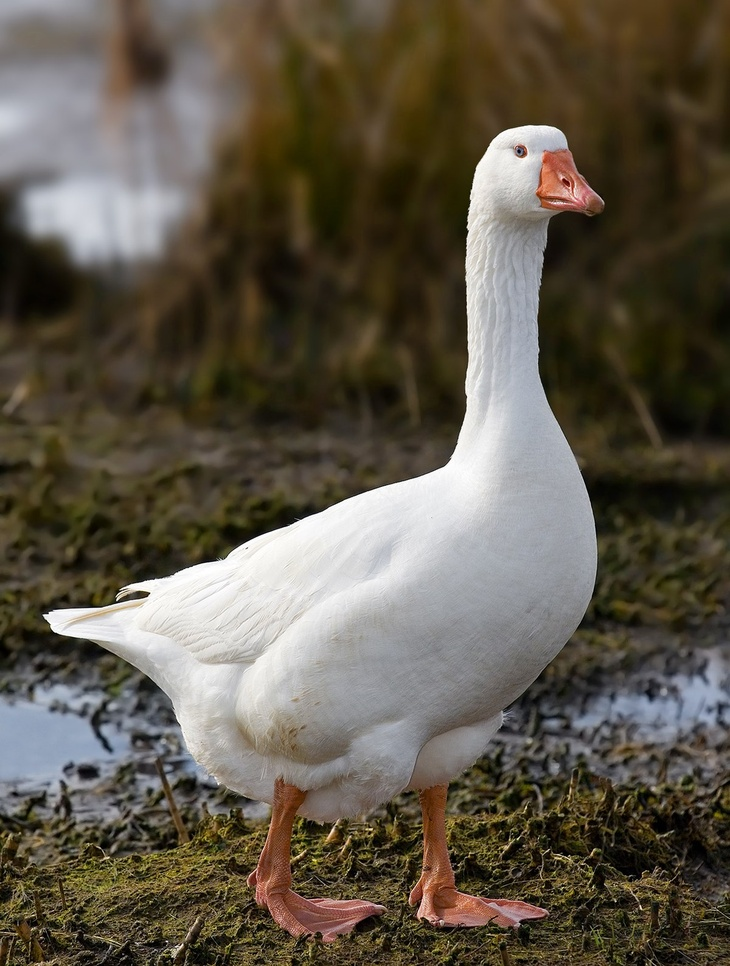
#> input picture Domestic_Goose.jpeg, 730 x 966 px, shrunk from 1200 x 1587 before the run
$ python FunkyFilter.py
#> lines starting #> are read from the running program, lines starting #| are printed output that depends on the picture
#!/usr/bin/env python
# coding: utf-8

# In[47]:


from matplotlib.image import imread
import matplotlib.pyplot as plt
import matplotlib.cm as cm
import numpy as np

file_path = input("Enter Filepath: ")
#> the answer given: Domestic_Goose.jpeg
input_image = imread(file_path)
#> input_image is the input picture: shape (966, 730, 3); mean R, G, B 94.9, 87.5, 73.8
#initialize new image
new_image = np.zeros((input_image.shape), dtype = np.uint8)

#print(input_image.shape)


# In[48]:


#separate into RGB channels
r,g,b = input_image[:,:,0], input_image[:,:,1], input_image[:,:,2]
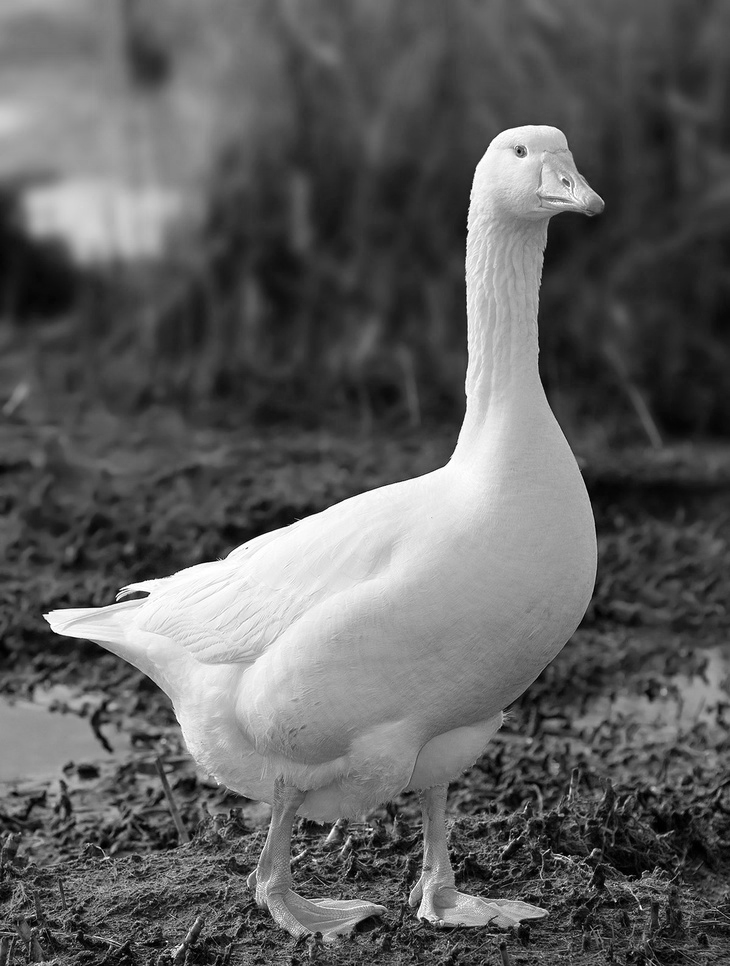
#> r: shape (966, 730); min 0, max 255, mean 94.9
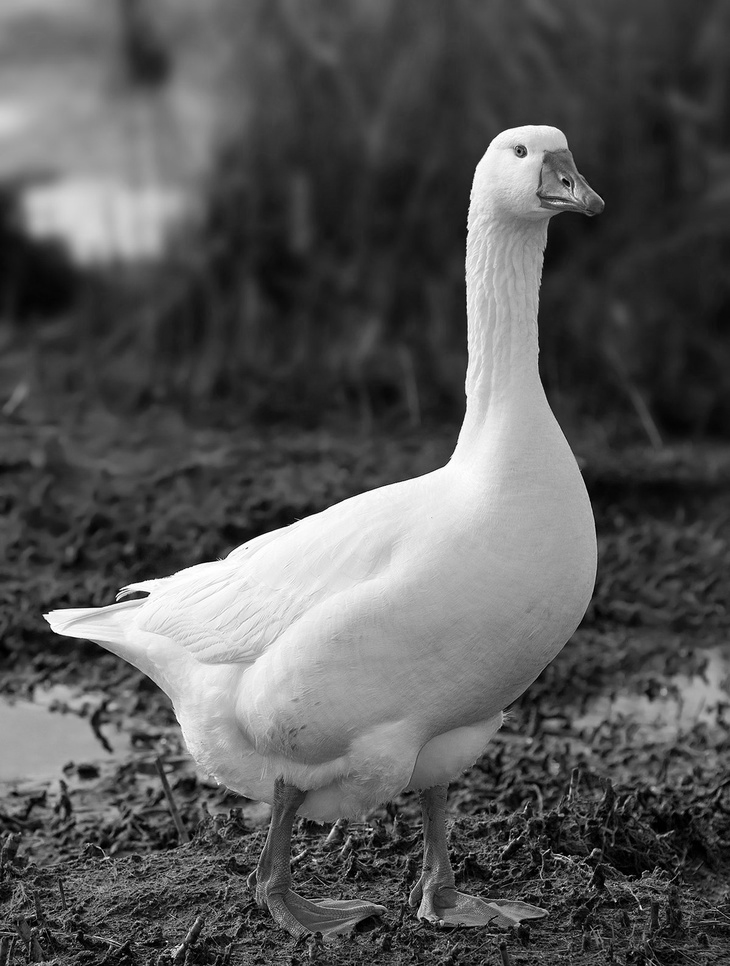
#> g: shape (966, 730); min 0, max 255, mean 87.5
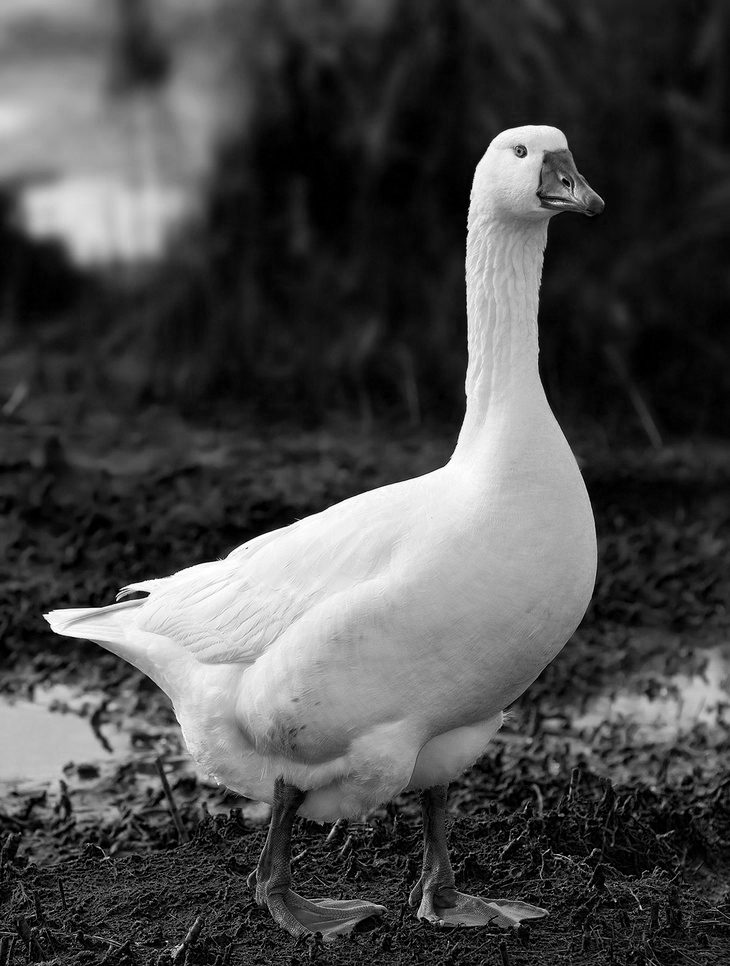
#> b: shape (966, 730); min 0, max 255, mean 73.8
#increase the red values
r_new = (r**4.55)
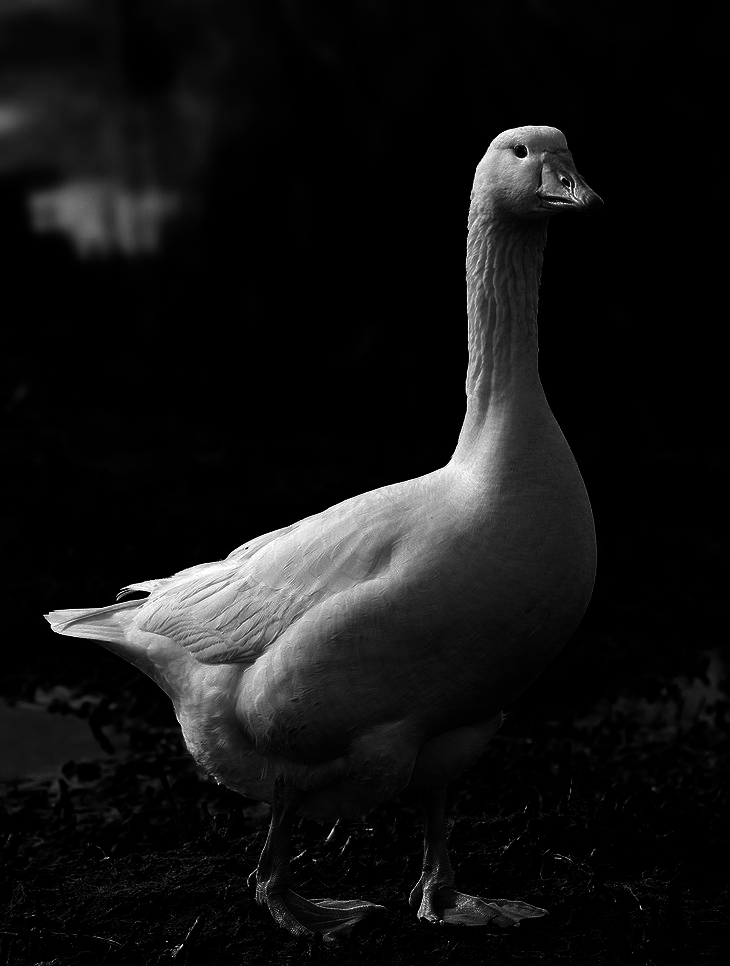
#> r_new: shape (966, 730) float64; min 0, max 8.91e+10, mean 6.88e+09; drawn with min black and max white
max_value = np.max(r_new)
#> max_value = 8.91e+10
r_new = (r_new/max_value)*255
max_value = np.max(r_new)
#> max_value = 255


g_new = (g**0.83)

b_new = b/19

new_image[:, :, 0] = r_new
new_image[:, :, 1] = g_new
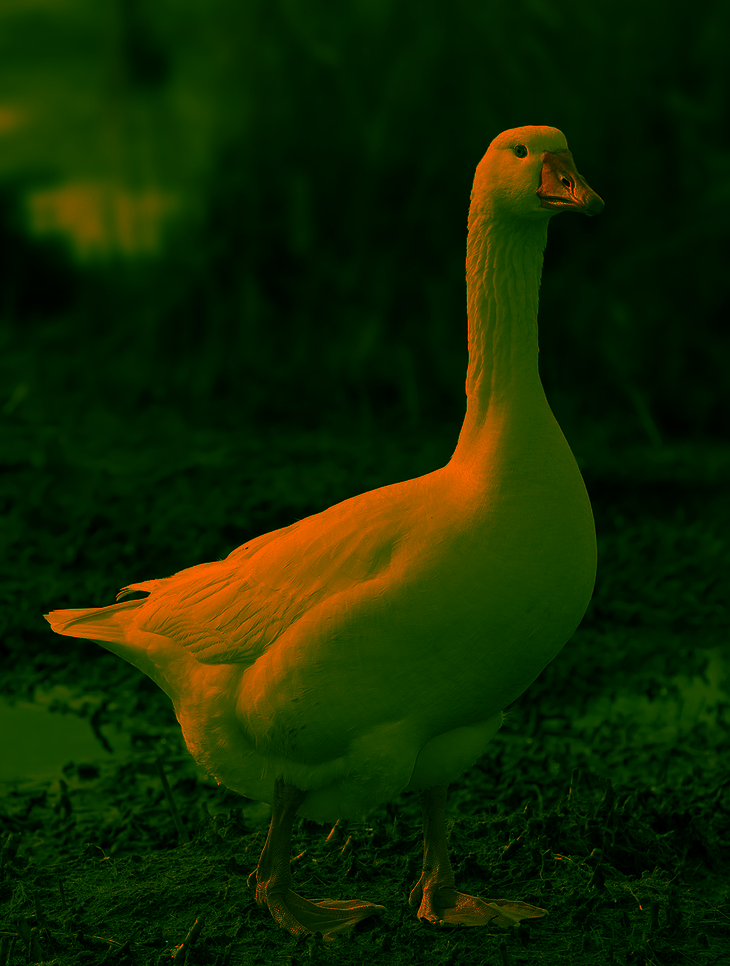
#> new_image: shape (966, 730, 3); mean of channels 0, 1, 2 19.3, 39, 0; drawn as R, G, B
new_image[:, :, 2] = b
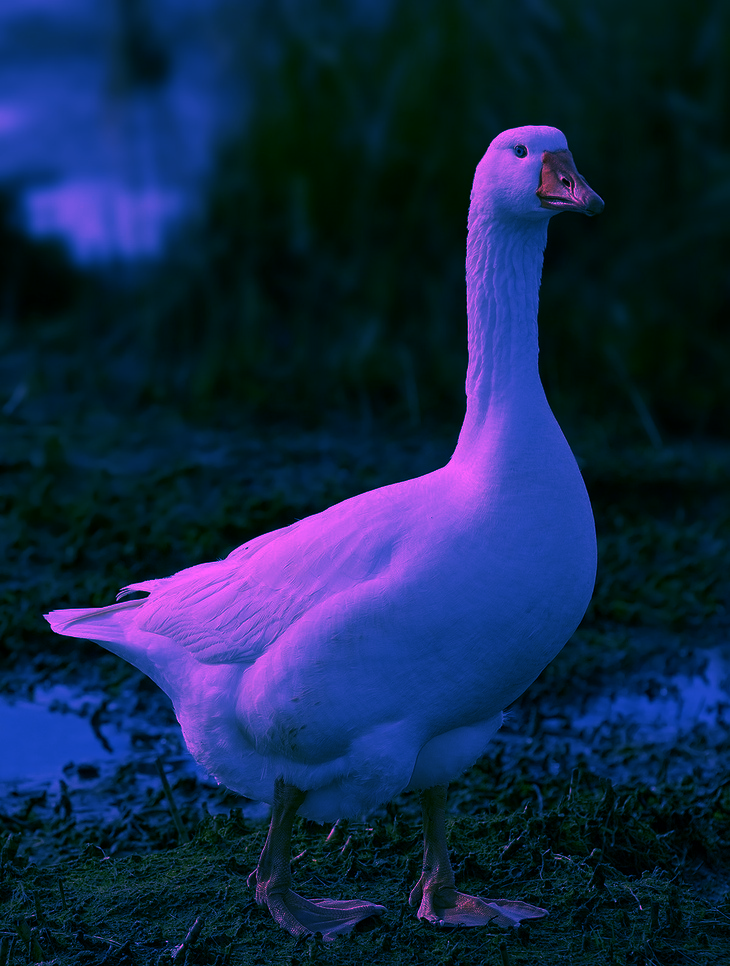
#> new_image: shape (966, 730, 3); mean of channels 0, 1, 2 19.3, 39, 73.8; drawn as R, G, B
fig = plt.figure(1)
img1, img2 = fig.add_subplot(121), fig.add_subplot(122)
img1.imshow(input_image)
img2.imshow(new_image)
fig.show()
plt.show()


# In[ ]:


# In[ ]:


# In[ ]:

$ run again, on Goldfish.png
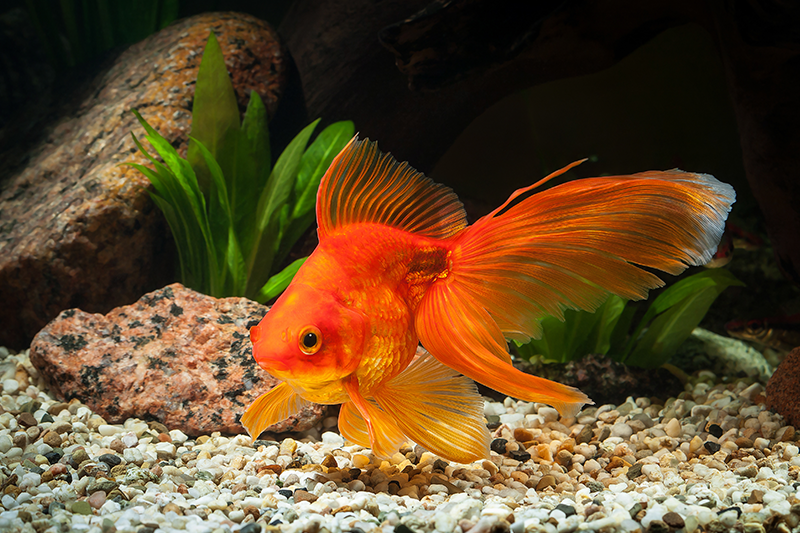
#> input picture Goldfish.png, 800 x 533 px
#> input_image is the input picture: shape (533, 800, 3) float32; mean R, G, B 0.393, 0.294, 0.17
#> `r_new = (r**4.55)`:
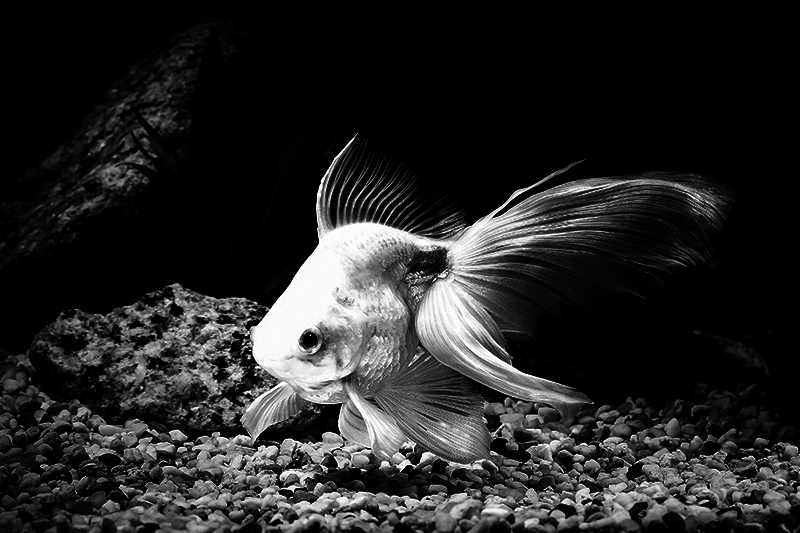
#> r_new: shape (533, 800) float32; min 0, max 1, mean 0.151
#> `max_value = np.max(r_new)`: max_value = 1
#> `max_value = np.max(r_new)`: max_value = 255
#> `new_image[:, :, 0] = r_new`:
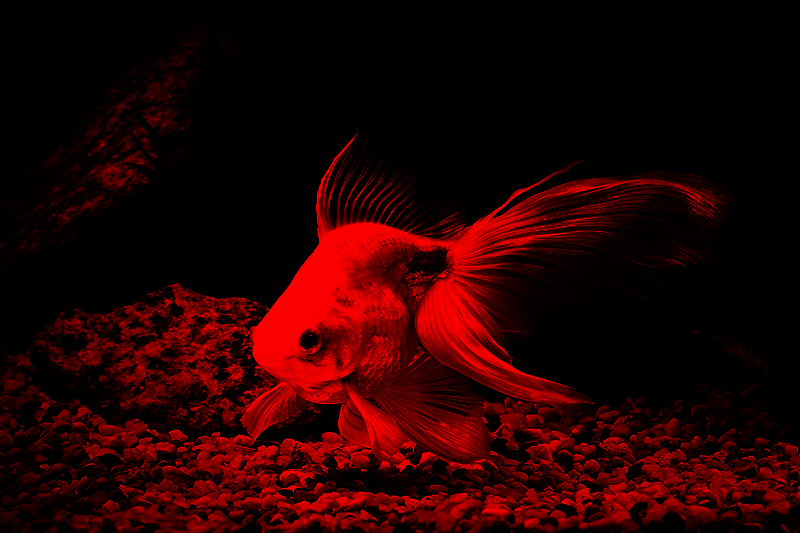
#> new_image: shape (533, 800, 3); mean of channels 0, 1, 2 38.3, 0, 0; drawn as R, G, B
